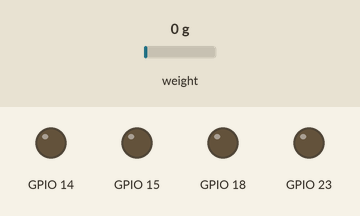
Recording of a program running on a simulated Raspberry Pi (BCM pin numbers). Shown: output pins drawn as LEDs (lit = HIGH). The inputs (shaded band) are chosen by the test bench; at power-on: weight on the scale 0 g. No MQTT or app messages arrive unless stated; what the program prints to the terminal is not drawn.

Above: at 0.1 s.
At 2.7 s:
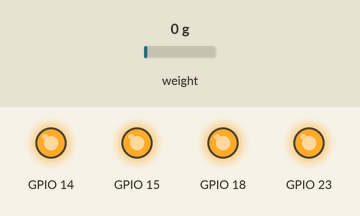
2.8 s: weight on the scale set to 100 g
Timing chart, 0 to 5.8 s (numbered marks = the images above; inputs shaded):
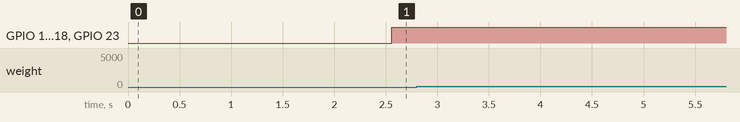

Measured:
- after the input at 2.8 s, every drawn part: stays the same

The program:

rasp_totalSystem.py
```python
import paho.mqtt.client as mqtt
import RPi.GPIO as GPIO
import time, json, ssl, sys, serial


GPIO.setmode(GPIO.BCM)
GPIO.setwarnings(False)
EMULATE_HX711=False

# 레이저 모듈 초기 설정
GPIO.setup(14, GPIO.OUT)
GPIO.output(14, GPIO.LOW)
GPIO.setup(15, GPIO.OUT)
GPIO.output(15, GPIO.LOW)
GPIO.setup(18, GPIO.OUT)
GPIO.output(18, GPIO.LOW)
GPIO.setup(23, GPIO.OUT)
GPIO.output(23, GPIO.LOW)

# HX711 설정
reference_unit = -469.004
if not EMULATE_HX711:
    import RPi.GPIO as GPIO
    from hx711 import HX711
else:
    from emulated_hx711 import HX711

def cleanAndExit():
    print("Cleaning...")

    if not EMULATE_HX711:
        GPIO.cleanup()

    print("Bye!")
    sys.exit()

hx = HX711(17, 27)
hx.set_reading_format("MSB", "MSB")
hx.set_reference_unit(reference_unit) # 비율 설정 (1g일 때의 수치)
hx.reset() # 센서 초기화
hx.tare() # 센서 준비

# 라즈베리파이의 uart2, 3, 4, 5를 열기
uart2 = serial.Serial("/dev/ttyAMA1", baudrate=9600)     # 상부센서
uart3 = serial.Serial("/dev/ttyAMA2", baudrate=9600)     # 측면센서
uart4 = serial.Serial("/dev/ttyAMA3", baudrate=9600)     # 측면센서
uart5 = serial.Serial("/dev/ttyAMA4", baudrate=9600)     # 후방센서(tof10120)

a = 38   # 로드셀부터 상부센서까지의 거리
b = 16  # 좌측센서부터 로드셀 중앙까지의 거리
c = 11 # 후방센서부터 로드셀 중앙까지의 거리


# aws활성화
ENDPOINT = "avznflen5h2qi-ats.iot.ap-southeast-2.amazonaws.com"
THING_NAME = 'raspberrypi'
CERTPATH =  "/home/pi/Desktop/raspProjects/awsDocuments/raspberrypi.cert.pem" # cert파일 경로
KEYPATH = "/home/pi/Desktop/raspProjects/awsDocuments/raspberrypi.private.key" # key 파일 경로
CAROOTPATH = "/home/pi/Desktop/raspProjects/awsDocuments/root-CA.crt" # RootCaPem 파일 경로
TOPIC = 'conveyerBelt' #주제

# aws와 연결되었을때 알림 함수 생성
def on_connect(mqttc, obj, flags, rc):
		if rc == 0: # 연결 성공
			print("라즈베리파이와 aws가 연결되었습니다!!")
			print("--------------------------------")

# aws와 연결 설정
mqtt_client = mqtt.Client(client_id=THING_NAME)
mqtt_client.on_connect = on_connect
mqtt_client.tls_set(CAROOTPATH,certfile=CERTPATH,keyfile=KEYPATH,tls_version=ssl.PROTOCOL_TLSv1_2, ciphers=None)
mqtt_client.connect(ENDPOINT, port=8883)

sectionA = 0   # 각 구역에 몇 개의 물류가 있는지 카운트
sectionB = 0
sectionC = 0
sectionDecision = ""

# 서보모터 기본설정
ServoPin1 = 20
ServoPin2 = 21
ServoPin3 = 26
ServoPin4 = 19

GPIO.setup(ServoPin1, GPIO.OUT)
motor1 = GPIO.PWM(ServoPin1, 50)
motor1.start(50)
GPIO.setup(ServoPin2, GPIO.OUT)
motor2 = GPIO.PWM(ServoPin2, 50)
motor2.start(50)
GPIO.setup(ServoPin3, GPIO.OUT)
motor3 = GPIO.PWM(ServoPin3, 50)
motor3.start(50)
GPIO.setup(ServoPin4, GPIO.OUT)
motor4 = GPIO.PWM(ServoPin4, 50)
motor4.start(50)


while True:
	# 거리값을 저장할 리스트 생성(초기화)
	distanceList1 = []  # 높이
	distanceList2 = []   # 가로반
	distanceList3 = []   # 가로반
	distanceList4 = []   # 세로
	weightList = [] # 로드셀 리스트 생성
	time.sleep(1)


	# 레이저모듈 ON
	GPIO.output(14, GPIO.HIGH)
	GPIO.output(15, GPIO.HIGH)
	GPIO.output(18, GPIO.HIGH)
	GPIO.output(23, GPIO.HIGH)
	time.sleep(1)


	while True:                     # 로드셀 위에 물체가 올라가야 다음단계를 실행시키는 반복문(1차 거름망 반복문)
		print("물류감지중...")
		val = hx.get_weight(1)
		if val > 50:
			break
		else:
			pass
	while True:
		val = hx.get_weight(1)   # 로드셀 위에 물체가 감지되면 본격 코드 실행
		if val > 50:
			pass
		else:
			break

		print("물류감지완료!!")
		hx.power_down()   # 로드셀 초기화
		hx.power_up()

		# n번 반복하면서 센서로부터 데이터 읽기
		for i in range(10):
			data1 = uart2.readline().decode().strip()
			data2 = uart3.readline().decode().strip()
			data3 = uart4.readline().decode().strip()
			data4 = uart5.readline().decode().strip()
			weight = hx.get_weight(1)

			# 데이터를 정수로 변환하여 거리 값으로 처리
			distance1 = a - int(data1)
			distance2 = b - int(data2)
			distance3 = b - int(data3)
			distance4 = c - int(data4[0:-2])/10

			# 거리값을 리스트에 추가
			distanceList1.append(distance1)
			distanceList2.append(distance2)
			distanceList3.append(distance3)
			distanceList4.append(distance4)

			weightList.append(weight) # 리스트에 추가

			# 0.1초에 한 번 측정
			time.sleep(0.1)
		hx.power_down()   # 로드셀 초기화
		hx.power_up()

		# n개의 거리값의 평균 계산
		distanceAverage1 = sum(distanceList1) / len(distanceList1)
		distanceAverage2 = sum(distanceList2) / len(distanceList2)
		distanceAverage3 = sum(distanceList3) / len(distanceList3)
		distanceAverage4 = 2 * (sum(distanceList4) /  len(distanceList4))
		boxVolume = int(distanceAverage1 * (distanceAverage2 + distanceAverage3) * distanceAverage4)

		# 레이저모듈 OFF
		GPIO.output(14, GPIO.LOW)
		GPIO.output(15, GPIO.LOW)
		GPIO.output(18, GPIO.LOW)
		GPIO.output(23, GPIO.LOW)
		time.sleep(1)

		motor1.ChangeDutyCycle(2)         # 컨베이어벨트 위로 물류를 올리는 단계
		motor2.ChangeDutyCycle(12)
		time.sleep(1)
		motor1.ChangeDutyCycle(12)
		motor2.ChangeDutyCycle(2)
		time.sleep(1)

		print("!!컨베이어벨트 위로 물류가 이동했습니다!!")

		if boxVolume > 1000:
			print("<<부피가 너무 큰 물류>>")
			print("(C) 분류장으로 이동중...")
			time.sleep(5)
			print("(C)번 분류장으로 이동 완료!!")
			sectionDecision = "C"
			sectionC+=1
		elif boxWeight > 50:
			print("<<무거운 물류>>")
			print("(A)번 분류장으로 이동중...")
			time.sleep(2.2)                      # 시간은 벨트 속도 고려해서 적당히 넣기
			motor3.ChangeDutyCycle(2)                 # 두번째 분류장으로 가는 모터제어 과정
			time.sleep(1)
			motor3.ChangeDutyCycle(7)
			time.sleep(1)
			print("(A)번 분류장으로 이동 완료!!")
			sectionDecision = "A"
			sectionA+=1
		else:
			print("<<가벼운 물류>>")
			print("(B)번 분류장으로 이동중...")
			time.sleep(5.3)                      # 시간은 벨트 속도 고려해서 적당히 넣기
			motor4.ChangeDutyCycle(2)                 # 두번째 분류장으로 가는 모터제어 과정
			time.sleep(1)
			motor4.ChangeDutyCycle(7)
			time.sleep(1)                   # 시간은 벨트 속도 고려해서 적당히 넣기
			print("(B)번 분류장으로 이동 완료!!")
			sectionDecision = "B"
			sectionB+=1

		percentCondition = (sectionA + sectionB + sectionC) * 3.33

		print(">>>>물류현황<<<<")
		print("(A)번 분류장 : %d개" % sectionA)
		print("(B)번 분류장 : %d개" % sectionB)
		print("(C)번 분류장 : %d개" % sectionC)
		print("현재 물류 목표구역 : %s" % sectionDecision)
		print("상부센서 : %.2f" % distanceAverage1)
		print("측부센서1 : %.2f" % distanceAverage2)
		print("측부센서2 : %.2f" % distanceAverage3)
		print("후방센서 : %.2f" % distanceAverage4)
		print("현재 물류의 부피 : %.2f" % boxVolume + "cm^3")
		print("현재 물류의 무게 : %.2f" % boxWeight + "g")
		print("현재 물류 목표치 달성률 : %.2f" % percentCondition + "%")
		print("--------------------------------")
		mqtt_client.loop_start()

		# DB로 보내려고 str문자열 형으로 형변환
		percentCondition = str((sectionA + sectionB + sectionC) * 3.33)   # 총 물류 30개 중 현재 퍼센트
		sectionA = str(sectionA)
		sectionB = str(sectionB)
		sectionC = str(sectionC)
		boxVolume = str(boxVolume)   # 상자 부피
		boxWeight = str(boxWeight)   # 상자무게
		# 현재 상자의 목표구역은 이미 문자형이다

		data = {                               # 변수들의 값을 JSON 형식으로 변환
				"sectionA": sectionA,
				"sectionB": sectionB,
				"sectionC": sectionC,
				"sectionDecision" : sectionDecision,
				"boxVolume": boxVolume,
				"boxWeight" : boxWeight,
				"percentCondition" : percentCondition
				}

		# str문자열 형으로 형변환했던 int정수형들을 나중에 연결해 쓰려고 다시 int정수형으로 형변환
		sectionA = int(sectionA)    # 각 구역에 있는 물류의 갯수
		sectionB = int(sectionB)
		sectionC = int(sectionC)
		boxVolume = int(boxVolume)   # 상자 부피
		boxWeight = float(boxWeight)   # 상자무게
		percentCondition = int((sectionA + sectionB + sectionC) * 3.33)


		payload = json.dumps(data)  # JSON 객체를 문자열로 인코딩
		mqtt_client.publish(TOPIC, payload, qos=1) # 토픽에 메시지 발행
		time.sleep(1)

		print(">>라즈베리파이에서 aws서버로 데이터 전송이 완료되었습니다<<")
		print("--------------------------------")
```
